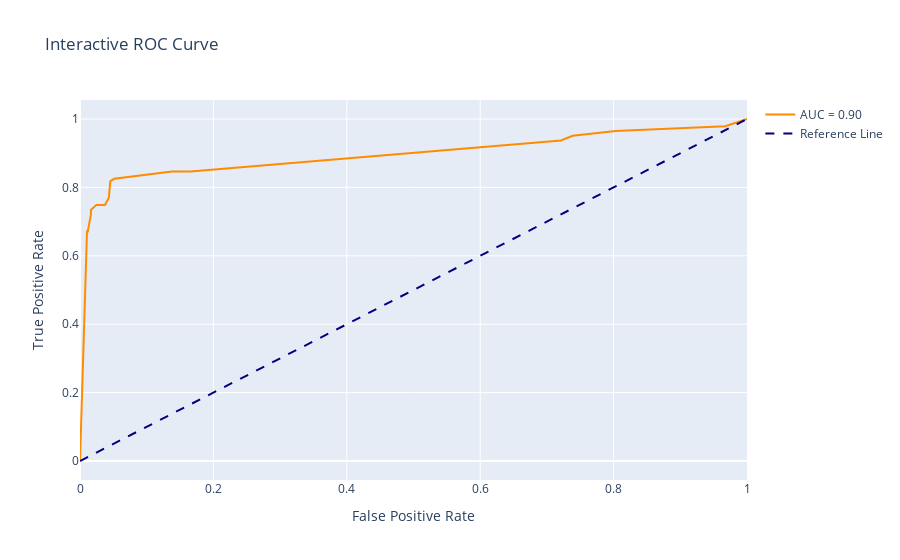

The notebook cell this image was saved under:
### Code cell
trace = go.Scatter(x=fpr, y=tpr, mode='lines', name='AUC = %0.2f' % auc,
                   line=dict(color='darkorange', width=2))
reference_line = go.Scatter(x=[0,1], y=[0,1], mode='lines', name='Reference Line',
                            line=dict(color='navy', width=2, dash='dash'))
fig = go.Figure(data=[trace, reference_line])
fig.update_layout(title='Interactive ROC Curve',
                  xaxis_title='False Positive Rate',
                  yaxis_title='True Positive Rate')
fig.show()

### Figure 1 — Plotly figure (JSON) as saved in the notebook; plotly's stock layout.template omitted (floating-point values rounded to 4 significant figures)
{"data": [{"line": {"color": "darkorange", "width": 2}, "mode": "lines", "name": "AUC = 0.90", "type": "scatter", "x": [0, 0.009335, 0.009335, 0.0105, 0.01167, 0.01517, 0.01634, 0.01634, 0.0245, 0.03734, 0.04201, 0.04317, 0.04551, 0.05134, 0.1377, 0.1657, 0.7211, 0.7386, 0.8028, 0.9673, 1], "y": [0, 0.6154, 0.6224, 0.6713, 0.6713, 0.7133, 0.7203, 0.7343, 0.7483, 0.7483, 0.7692, 0.7692, 0.8182, 0.8252, 0.8462, 0.8462, 0.9371, 0.951, 0.965, 0.979, 1]}, {"line": {"color": "navy", "dash": "dash", "width": 2}, "mode": "lines", "name": "Reference Line", "type": "scatter", "x": [0, 1], "y": [0, 1]}], "layout": {"title": {"text": "Interactive ROC Curve"}, "xaxis": {"title": {"text": "False Positive Rate"}}, "yaxis": {"title": {"text": "True Positive Rate"}}}}
